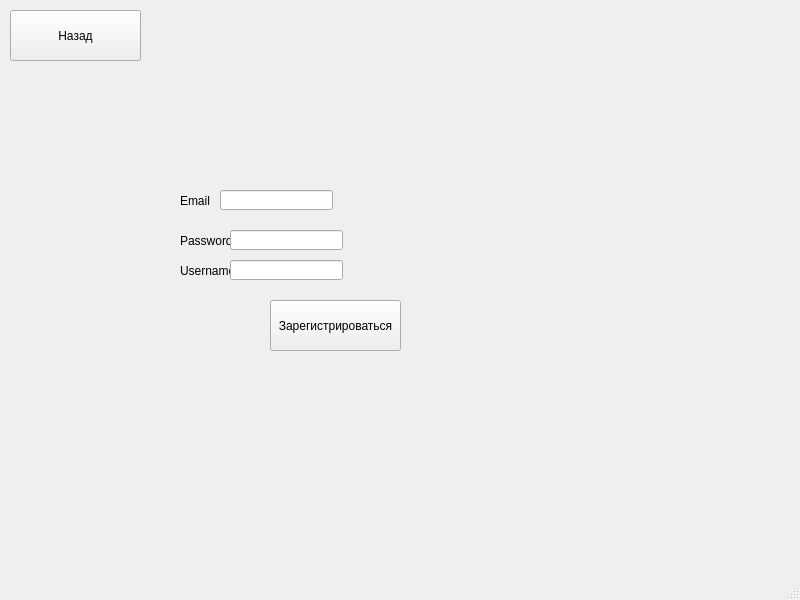
<?xml version="1.0" encoding="UTF-8"?>
<ui version="4.0">
 <class>MainWindow</class>
 <widget class="QMainWindow" name="MainWindow">
  <property name="geometry">
   <rect>
    <x>0</x>
    <y>0</y>
    <width>800</width>
    <height>600</height>
   </rect>
  </property>
  <property name="windowTitle">
   <string>MainWindow</string>
  </property>
  <widget class="QWidget" name="centralwidget">
   <widget class="QLabel" name="label">
    <property name="geometry">
     <rect>
      <x>180</x>
      <y>190</y>
      <width>61</width>
      <height>21</height>
     </rect>
    </property>
    <property name="text">
     <string>Email</string>
    </property>
   </widget>
   <widget class="QLabel" name="label_2">
    <property name="geometry">
     <rect>
      <x>180</x>
      <y>230</y>
      <width>61</width>
      <height>21</height>
     </rect>
    </property>
    <property name="text">
     <string>Password</string>
    </property>
   </widget>
   <widget class="QLabel" name="label_3">
    <property name="geometry">
     <rect>
      <x>180</x>
      <y>260</y>
      <width>61</width>
      <height>21</height>
     </rect>
    </property>
    <property name="text">
     <string>Username</string>
    </property>
   </widget>
   <widget class="QLineEdit" name="email_le">
    <property name="geometry">
     <rect>
      <x>220</x>
      <y>190</y>
      <width>113</width>
      <height>20</height>
     </rect>
    </property>
   </widget>
   <widget class="QLineEdit" name="password_le">
    <property name="geometry">
     <rect>
      <x>230</x>
      <y>230</y>
      <width>113</width>
      <height>20</height>
     </rect>
    </property>
   </widget>
   <widget class="QLineEdit" name="username_le">
    <property name="geometry">
     <rect>
      <x>230</x>
      <y>260</y>
      <width>113</width>
      <height>20</height>
     </rect>
    </property>
   </widget>
   <widget class="QPushButton" name="to_main_btn">
    <property name="geometry">
     <rect>
      <x>10</x>
      <y>10</y>
      <width>131</width>
      <height>51</height>
     </rect>
    </property>
    <property name="text">
     <string>Назад</string>
    </property>
   </widget>
   <widget class="QPushButton" name="reg_btn">
    <property name="geometry">
     <rect>
      <x>270</x>
      <y>300</y>
      <width>131</width>
      <height>51</height>
     </rect>
    </property>
    <property name="text">
     <string>Зарегистрироваться</string>
    </property>
   </widget>
   <widget class="QLabel" name="reg_res">
    <property name="geometry">
     <rect>
      <x>150</x>
      <y>300</y>
      <width>101</width>
      <height>41</height>
     </rect>
    </property>
    <property name="text">
     <string/>
    </property>
   </widget>
  </widget>
  <widget class="QMenuBar" name="menubar">
   <property name="geometry">
    <rect>
     <x>0</x>
     <y>0</y>
     <width>800</width>
     <height>22</height>
    </rect>
   </property>
  </widget>
  <widget class="QStatusBar" name="statusbar"/>
 </widget>
 <resources/>
 <connections/>
</ui>
